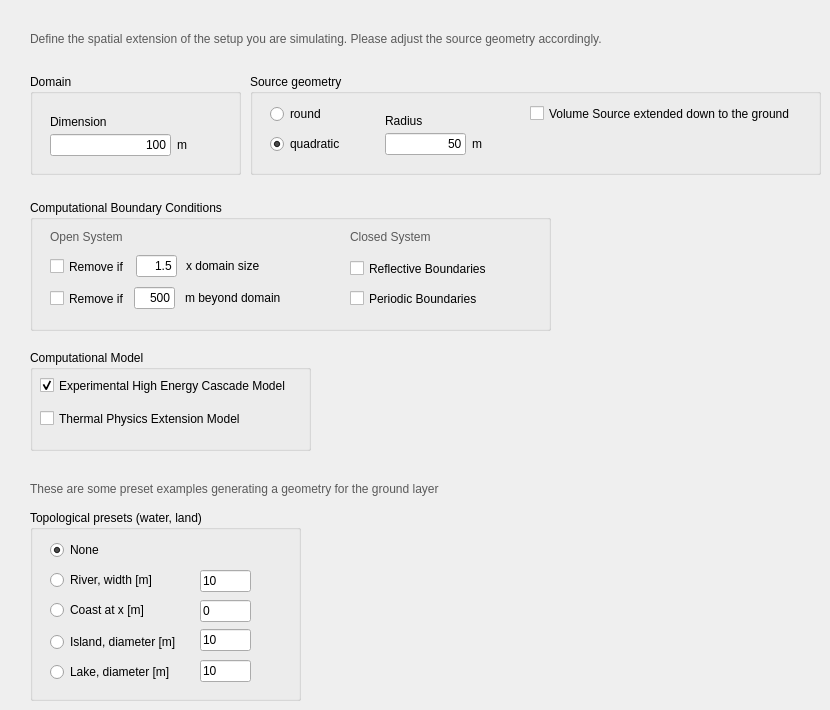
    <widget class="QWidget" name="tab">
     <attribute name="title">
      <string>Computational Parameters</string>
     </attribute>
     <widget class="QGroupBox" name="groupBox_3">
      <property name="geometry">
       <rect>
        <x>250</x>
        <y>74</y>
        <width>571</width>
        <height>101</height>
       </rect>
      </property>
      <property name="title">
       <string>Source geometry</string>
      </property>
      <widget class="QLineEdit" name="lineEditBeamRad">
       <property name="geometry">
        <rect>
         <x>135</x>
         <y>59</y>
         <width>81</width>
         <height>22</height>
        </rect>
       </property>
       <property name="text">
        <string>50</string>
       </property>
       <property name="alignment">
        <set>Qt::AlignRight|Qt::AlignTrailing|Qt::AlignVCenter</set>
       </property>
      </widget>
      <widget class="QLabel" name="label_21">
       <property name="geometry">
        <rect>
         <x>135</x>
         <y>40</y>
         <width>81</width>
         <height>16</height>
        </rect>
       </property>
       <property name="text">
        <string>Radius</string>
       </property>
       <property name="alignment">
        <set>Qt::AlignLeading|Qt::AlignLeft|Qt::AlignTop</set>
       </property>
       <property name="wordWrap">
        <bool>true</bool>
       </property>
      </widget>
      <widget class="QRadioButton" name="beamRound">
       <property name="geometry">
        <rect>
         <x>20</x>
         <y>30</y>
         <width>95</width>
         <height>20</height>
        </rect>
       </property>
       <property name="text">
        <string>round</string>
       </property>
       <property name="checked">
        <bool>false</bool>
       </property>
      </widget>
      <widget class="QRadioButton" name="beamSquare">
       <property name="geometry">
        <rect>
         <x>20</x>
         <y>60</y>
         <width>95</width>
         <height>20</height>
        </rect>
       </property>
       <property name="text">
        <string>quadratic</string>
       </property>
       <property name="checked">
        <bool>true</bool>
       </property>
      </widget>
      <widget class="QLabel" name="label_34">
       <property name="geometry">
        <rect>
         <x>222</x>
         <y>62</y>
         <width>31</width>
         <height>16</height>
        </rect>
       </property>
       <property name="text">
        <string>m</string>
       </property>
      </widget>
      <widget class="QCheckBox" name="checkBox_VolumeSource">
       <property name="geometry">
        <rect>
         <x>280</x>
         <y>31</y>
         <width>291</width>
         <height>17</height>
        </rect>
       </property>
       <property name="font">
        <font>
         <pointsize>9</pointsize>
        </font>
       </property>
       <property name="text">
        <string>Volume Source extended down to the ground</string>
       </property>
       <property name="checked">
        <bool>false</bool>
       </property>
      </widget>
     </widget>
     <widget class="QGroupBox" name="groupBox_2">
      <property name="geometry">
       <rect>
        <x>30</x>
        <y>74</y>
        <width>211</width>
        <height>101</height>
       </rect>
      </property>
      <property name="title">
       <string>Domain</string>
      </property>
      <widget class="QLineEdit" name="lineEditSquareDim">
       <property name="geometry">
        <rect>
         <x>20</x>
         <y>60</y>
         <width>121</width>
         <height>22</height>
        </rect>
       </property>
       <property name="text">
        <string>100</string>
       </property>
       <property name="alignment">
        <set>Qt::AlignRight|Qt::AlignTrailing|Qt::AlignVCenter</set>
       </property>
      </widget>
      <widget class="QLabel" name="label_12">
       <property name="geometry">
        <rect>
         <x>20</x>
         <y>40</y>
         <width>101</width>
         <height>16</height>
        </rect>
       </property>
       <property name="text">
        <string>Dimension</string>
       </property>
      </widget>
      <widget class="QLabel" name="label_35">
       <property name="geometry">
        <rect>
         <x>147</x>
         <y>63</y>
         <width>31</width>
         <height>16</height>
        </rect>
       </property>
       <property name="text">
        <string>m</string>
       </property>
      </widget>
     </widget>
     <widget class="QLabel" name="label_32">
      <property name="geometry">
       <rect>
        <x>30</x>
        <y>32</y>
        <width>761</width>
        <height>41</height>
       </rect>
      </property>
      <property name="text">
       <string>&lt;html&gt;&lt;head/&gt;&lt;body&gt;&lt;p&gt;&lt;span style=&quot; color:#5a5a5a;&quot;&gt;Define the spatial extension of the setup you are simulating. Please adjust the source geometry accordingly. &lt;/span&gt;&lt;/p&gt;&lt;/body&gt;&lt;/html&gt;</string>
      </property>
      <property name="alignment">
       <set>Qt::AlignLeading|Qt::AlignLeft|Qt::AlignTop</set>
      </property>
      <property name="wordWrap">
       <bool>true</bool>
      </property>
     </widget>
     <widget class="QGroupBox" name="groupBox_4">
      <property name="geometry">
       <rect>
        <x>30</x>
        <y>510</y>
        <width>271</width>
        <height>191</height>
       </rect>
      </property>
      <property name="title">
       <string>Topological presets (water, land)</string>
      </property>
      <widget class="QRadioButton" name="radioRiver">
       <property name="geometry">
        <rect>
         <x>20</x>
         <y>60</y>
         <width>121</width>
         <height>20</height>
        </rect>
       </property>
       <property name="text">
        <string>River, width [m]</string>
       </property>
      </widget>
      <widget class="QRadioButton" name="radioCoast">
       <property name="geometry">
        <rect>
         <x>20</x>
         <y>90</y>
         <width>111</width>
         <height>20</height>
        </rect>
       </property>
       <property name="text">
        <string>Coast at x [m]</string>
       </property>
      </widget>
      <widget class="QLineEdit" name="lineEdit_River">
       <property name="geometry">
        <rect>
         <x>170</x>
         <y>60</y>
         <width>51</width>
         <height>22</height>
        </rect>
       </property>
       <property name="text">
        <string>10</string>
       </property>
      </widget>
      <widget class="QLineEdit" name="lineEdit_River_2">
       <property name="geometry">
        <rect>
         <x>170</x>
         <y>90</y>
         <width>51</width>
         <height>22</height>
        </rect>
       </property>
       <property name="text">
        <string>0</string>
       </property>
      </widget>
      <widget class="QLineEdit" name="lineEdit_Island">
       <property name="geometry">
        <rect>
         <x>170</x>
         <y>119</y>
         <width>51</width>
         <height>22</height>
        </rect>
       </property>
       <property name="text">
        <string>10</string>
       </property>
      </widget>
      <widget class="QRadioButton" name="radioIsland">
       <property name="geometry">
        <rect>
         <x>20</x>
         <y>122</y>
         <width>141</width>
         <height>20</height>
        </rect>
       </property>
       <property name="text">
        <string>Island, diameter [m]</string>
       </property>
      </widget>
      <widget class="QLineEdit" name="lineEdit_Lake">
       <property name="geometry">
        <rect>
         <x>170</x>
         <y>150</y>
         <width>51</width>
         <height>22</height>
        </rect>
       </property>
       <property name="text">
        <string>10</string>
       </property>
      </widget>
      <widget class="QRadioButton" name="radioLake">
       <property name="geometry">
        <rect>
         <x>20</x>
         <y>152</y>
         <width>141</width>
         <height>20</height>
        </rect>
       </property>
       <property name="text">
        <string>Lake, diameter [m]</string>
       </property>
      </widget>
      <widget class="QRadioButton" name="radioButton">
       <property name="geometry">
        <rect>
         <x>20</x>
         <y>30</y>
         <width>71</width>
         <height>20</height>
        </rect>
       </property>
       <property name="text">
        <string>None</string>
       </property>
       <property name="checked">
        <bool>true</bool>
       </property>
      </widget>
     </widget>
     <widget class="QLabel" name="label_70">
      <property name="geometry">
       <rect>
        <x>30</x>
        <y>482</y>
        <width>481</width>
        <height>21</height>
       </rect>
      </property>
      <property name="text">
       <string>&lt;html&gt;&lt;head/&gt;&lt;body&gt;&lt;p&gt;&lt;span style=&quot; color:#5a5a5a;&quot;&gt;These are some preset examples generating a geometry for the ground layer&lt;/span&gt;&lt;/p&gt;&lt;/body&gt;&lt;/html&gt;</string>
      </property>
      <property name="alignment">
       <set>Qt::AlignLeading|Qt::AlignLeft|Qt::AlignTop</set>
      </property>
      <property name="wordWrap">
       <bool>true</bool>
      </property>
     </widget>
     <widget class="QGroupBox" name="groupBox_21">
      <property name="geometry">
       <rect>
        <x>30</x>
        <y>200</y>
        <width>521</width>
        <height>131</height>
       </rect>
      </property>
      <property name="title">
       <string>Computational Boundary Conditions</string>
      </property>
      <widget class="QLabel" name="label_84">
       <property name="geometry">
        <rect>
         <x>20</x>
         <y>30</y>
         <width>181</width>
         <height>21</height>
        </rect>
       </property>
       <property name="text">
        <string>&lt;html&gt;&lt;head/&gt;&lt;body&gt;&lt;p&gt;&lt;span style=&quot; color:#5a5a5a;&quot;&gt;Open System&lt;/span&gt;&lt;/p&gt;&lt;/body&gt;&lt;/html&gt;</string>
       </property>
       <property name="alignment">
        <set>Qt::AlignLeading|Qt::AlignLeft|Qt::AlignTop</set>
       </property>
       <property name="wordWrap">
        <bool>true</bool>
       </property>
      </widget>
      <widget class="QCheckBox" name="checkBox_DomainCutoff">
       <property name="geometry">
        <rect>
         <x>20</x>
         <y>58</y>
         <width>91</width>
         <height>17</height>
        </rect>
       </property>
       <property name="text">
        <string>Remove if</string>
       </property>
      </widget>
      <widget class="QLineEdit" name="lineEditDomainFactor">
       <property name="geometry">
        <rect>
         <x>106</x>
         <y>55</y>
         <width>41</width>
         <height>22</height>
        </rect>
       </property>
       <property name="text">
        <string>1.5</string>
       </property>
       <property name="alignment">
        <set>Qt::AlignRight|Qt::AlignTrailing|Qt::AlignVCenter</set>
       </property>
      </widget>
      <widget class="QLabel" name="label_86">
       <property name="geometry">
        <rect>
         <x>156</x>
         <y>58</y>
         <width>111</width>
         <height>16</height>
        </rect>
       </property>
       <property name="text">
        <string>x domain size</string>
       </property>
      </widget>
      <widget class="QLineEdit" name="lineEditDomainMeters">
       <property name="geometry">
        <rect>
         <x>104</x>
         <y>87</y>
         <width>41</width>
         <height>22</height>
        </rect>
       </property>
       <property name="text">
        <string>500</string>
       </property>
       <property name="alignment">
        <set>Qt::AlignRight|Qt::AlignTrailing|Qt::AlignVCenter</set>
       </property>
      </widget>
      <widget class="QLabel" name="label_87">
       <property name="geometry">
        <rect>
         <x>155</x>
         <y>90</y>
         <width>121</width>
         <height>16</height>
        </rect>
       </property>
       <property name="text">
        <string>m beyond domain</string>
       </property>
      </widget>
      <widget class="QCheckBox" name="checkBox_DomainCutoffMeters">
       <property name="geometry">
        <rect>
         <x>20</x>
         <y>90</y>
         <width>91</width>
         <height>17</height>
        </rect>
       </property>
       <property name="text">
        <string>Remove if</string>
       </property>
      </widget>
      <widget class="QLabel" name="label_90">
       <property name="geometry">
        <rect>
         <x>320</x>
         <y>30</y>
         <width>181</width>
         <height>21</height>
        </rect>
       </property>
       <property name="text">
        <string>&lt;html&gt;&lt;head/&gt;&lt;body&gt;&lt;p&gt;&lt;span style=&quot; color:#5a5a5a;&quot;&gt;Closed System&lt;/span&gt;&lt;/p&gt;&lt;/body&gt;&lt;/html&gt;</string>
       </property>
       <property name="alignment">
        <set>Qt::AlignLeading|Qt::AlignLeft|Qt::AlignTop</set>
       </property>
       <property name="wordWrap">
        <bool>true</bool>
       </property>
      </widget>
      <widget class="QCheckBox" name="checkBox_ReflectiveBoundaries">
       <property name="geometry">
        <rect>
         <x>320</x>
         <y>60</y>
         <width>171</width>
         <height>17</height>
        </rect>
       </property>
       <property name="text">
        <string>Reflective Boundaries</string>
       </property>
      </widget>
      <widget class="QCheckBox" name="checkBox_PeriodicBoundaries">
       <property name="geometry">
        <rect>
         <x>320</x>
         <y>90</y>
         <width>171</width>
         <height>17</height>
        </rect>
       </property>
       <property name="text">
        <string>Periodic Boundaries</string>
       </property>
      </widget>
     </widget>
     <widget class="QGroupBox" name="groupBox_27">
      <property name="geometry">
       <rect>
        <x>30</x>
        <y>350</y>
        <width>281</width>
        <height>101</height>
       </rect>
      </property>
      <property name="title">
       <string>Computational Model</string>
      </property>
      <widget class="QCheckBox" name="checkBox_HEModel">
       <property name="geometry">
        <rect>
         <x>10</x>
         <y>20</y>
         <width>261</width>
         <height>31</height>
        </rect>
       </property>
       <property name="text">
        <string>Experimental High Energy Cascade Model</string>
       </property>
       <property name="checked">
        <bool>true</bool>
       </property>
      </widget>
      <widget class="QCheckBox" name="checkBox_activateThermal">
       <property name="geometry">
        <rect>
         <x>10</x>
         <y>60</y>
         <width>231</width>
         <height>17</height>
        </rect>
       </property>
       <property name="text">
        <string>Thermal Physics Extension Model</string>
       </property>
       <property name="checked">
        <bool>false</bool>
       </property>
      </widget>
     </widget>
    </widget>
